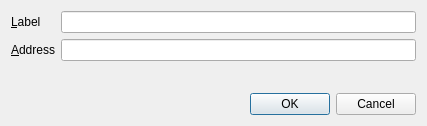
<?xml version="1.0" encoding="UTF-8"?>
<ui version="4.0">
 <class>EditAddressDialog</class>
 <widget class="QDialog" name="EditAddressDialog">
  <property name="geometry">
   <rect>
    <x>0</x>
    <y>0</y>
    <width>427</width>
    <height>126</height>
   </rect>
  </property>
  <property name="windowTitle">
   <string>Edit Address</string>
  </property>
  <layout class="QGridLayout" name="gridLayout">
   <item row="0" column="0">
    <layout class="QFormLayout" name="formLayout">
     <property name="fieldGrowthPolicy">
      <enum>QFormLayout::AllNonFixedFieldsGrow</enum>
     </property>
     <item row="0" column="0">
      <widget class="QLabel" name="label">
       <property name="text">
        <string>&amp;Label</string>
       </property>
       <property name="buddy">
        <cstring>labelEdit</cstring>
       </property>
      </widget>
     </item>
     <item row="0" column="1">
      <widget class="QLineEdit" name="labelEdit">
       <property name="toolTip">
        <string>The label associated with this address book entry</string>
       </property>
      </widget>
     </item>
     <item row="1" column="0">
      <widget class="QLabel" name="label_2">
       <property name="text">
        <string>&amp;Address</string>
       </property>
       <property name="buddy">
        <cstring>addressEdit</cstring>
       </property>
      </widget>
     </item>
     <item row="1" column="1">
      <widget class="QLineEdit" name="addressEdit">
       <property name="toolTip">
        <string>The address associated with this address book entry. This can only be modified for sending addresses.</string>
       </property>
      </widget>
     </item>
    </layout>
   </item>
   <item row="1" column="0">
    <widget class="QDialogButtonBox" name="buttonBox">
     <property name="styleSheet">
      <string notr="true"/>
     </property>
     <property name="orientation">
      <enum>Qt::Horizontal</enum>
     </property>
     <property name="standardButtons">
      <set>QDialogButtonBox::Cancel|QDialogButtonBox::Ok</set>
     </property>
     <property name="centerButtons">
      <bool>false</bool>
     </property>
    </widget>
   </item>
  </layout>
 </widget>
 <resources/>
 <connections>
  <connection>
   <sender>buttonBox</sender>
   <signal>accepted()</signal>
   <receiver>EditAddressDialog</receiver>
   <slot>accept()</slot>
   <hints>
    <hint type="sourcelabel">
     <x>248</x>
     <y>254</y>
    </hint>
    <hint type="destinationlabel">
     <x>157</x>
     <y>274</y>
    </hint>
   </hints>
  </connection>
  <connection>
   <sender>buttonBox</sender>
   <signal>rejected()</signal>
   <receiver>EditAddressDialog</receiver>
   <slot>reject()</slot>
   <hints>
    <hint type="sourcelabel">
     <x>316</x>
     <y>260</y>
    </hint>
    <hint type="destinationlabel">
     <x>286</x>
     <y>274</y>
    </hint>
   </hints>
  </connection>
 </connections>
</ui>
